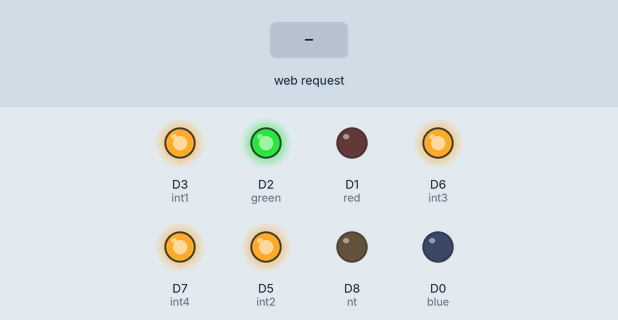
A sketch run on a simulated ESP8266 (NodeMCU). On the bench: output pins drawn as LEDs (lit = HIGH). The inputs (shaded band) are chosen by the test bench. WiFi joins after 1.5 s; servers stay silent unless stated; what the sketch prints to the serial monitor is not drawn.

Above: at 2.7 s.
2.8 s: HTTP request GET /Relay1On received
At 3.5 s:
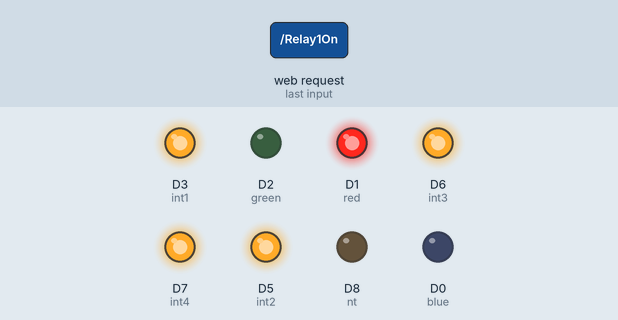
5.8 s: HTTP request GET /Relay1Off received
At 7.0 s:
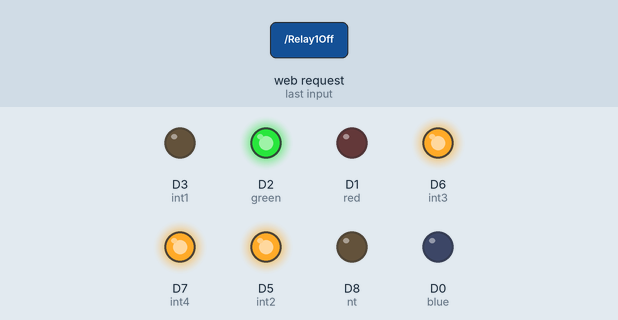
8.8 s: HTTP request GET /Relay2On received
At 10.5 s:
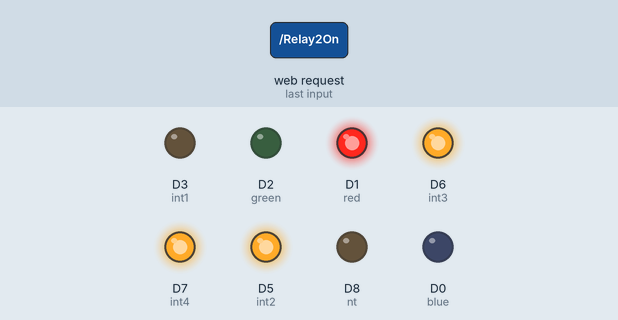
11.8 s: HTTP request GET /Relay2Off received
At 12.8 s:
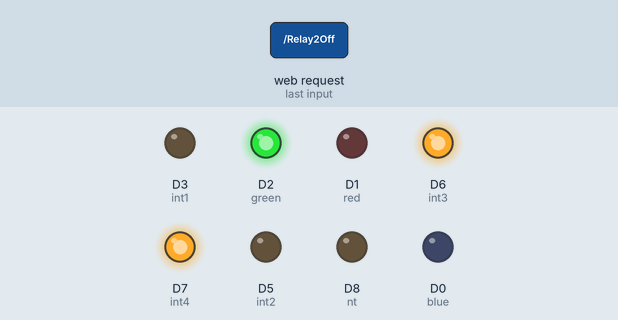
14.8 s: HTTP request GET /Relay3Off received
At 16.3 s:
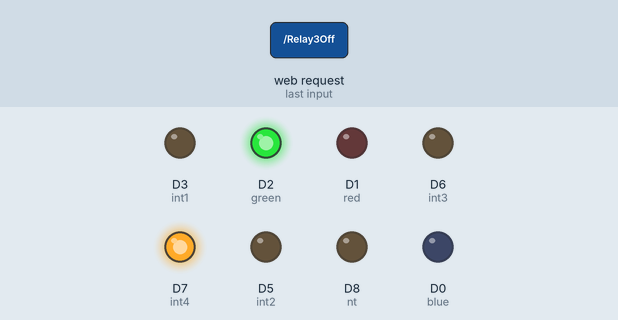
17.8 s: HTTP request GET /Relay3On received
At 18.6 s:
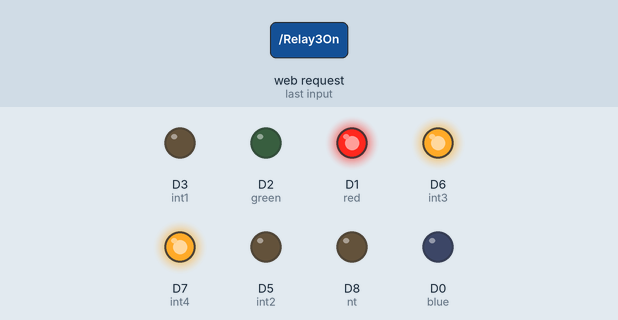
Timing chart, 0 to 21.6 s (numbered marks = the images above; inputs shaded):
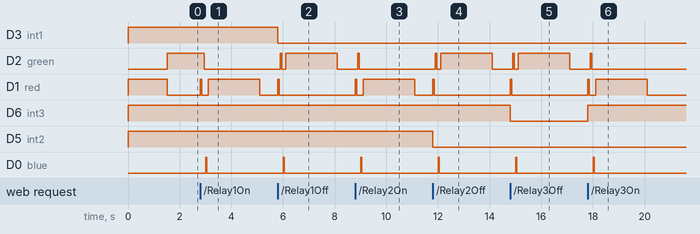

The sketch:

My_Iot_Roughter.ino
```cpp
#include <ESP8266WiFi.h>

const char* ssid = "******"; // SSID i.e. Service Set Identifier is the name of your WIFI
const char* password = "*******"; // Your Wifi password, in case you have open network comment the whole statement.
#define blue D0  //embeded led(Data + power)
#define red D1
#define green D2
// relay pin are as
#define int1 D3
#define int2 D5
#define int3 D6
#define int4 D7
#define nt D8   //music key

int n=0;
WiFiServer server(80); // Creates a server that listens for incoming connections on the specified port, here in this case port is 80.

void setup() {
  Serial.begin(115200);
  delay(10);
  pinMode(blue, OUTPUT);  // Night light
  pinMode(red, OUTPUT);
  pinMode(green, OUTPUT);
  pinMode(nt, OUTPUT);
                          //initialising the board pin
  digitalWrite(blue,LOW);
  digitalWrite(green,LOW);
  digitalWrite(red,LOW);
                        //defining the relay pin
  pinMode(int1, OUTPUT);
  pinMode(int2, OUTPUT);
  pinMode(int3, OUTPUT);
  pinMode(int4, OUTPUT);

  digitalWrite(int1,HIGH);
  digitalWrite(int2,HIGH);
  digitalWrite(int3,HIGH);
  digitalWrite(int4,HIGH);


  // Connect to WiFi network
  Serial.println();
  Serial.println();
  Serial.print("Connecting to ");
  Serial.println(ssid);

  WiFi.begin(ssid, password);

  while (WiFi.status() != WL_CONNECTED) {
    digitalWrite(red,HIGH);
    digitalWrite(green,LOW);
    delay(500);
    Serial.print(".");
  }
  digitalWrite(red,LOW);
  digitalWrite(green,HIGH);
  Serial.println("");
  Serial.println("WiFi connected");

  // Start the server
  server.begin();

  Serial.println("Server started");

  // Print the IP address
  Serial.print("Use this URL to connect: ");
  Serial.print("http://");
  Serial.print(WiFi.localIP()); //Gets the WiFi shield's IP address and Print the IP address of serial monitor
  Serial.println("/");

}

void loop() {
  // Check if a client has connected
  WiFiClient client = server.available();
  if (!client) {

    return;
  }

  // Wait until the client sends some data
  Serial.println("new client");
  while(!client.available()){
    delay(1);
  }

  // Read the first line of the request
  String request = client.readStringUntil('\r');
  Serial.println(request);
  client.flush();

  // Match the request


  if (request.indexOf("/Relay1On") != -1)  {
    digitalWrite(int1,HIGH);
    delay(1);
    light();
    }
  if (request.indexOf("/Relay1Off") != -1)  {
    digitalWrite(int1, LOW);
    delay(1);
    lightOFF();
  }


  if (request.indexOf("/Relay2On") != -1)  {
    digitalWrite(int2, HIGH);
    delay(1);
    light();

  }
  if (request.indexOf("/Relay2Off") != -1)  {
    digitalWrite(int2, LOW);
    delay(1);
    lightOFF();
  }


  if (request.indexOf("/Relay3Off") != -1)  {
    digitalWrite(int3,LOW);
    delay(1);
    lightOFF();
  }
  if (request.indexOf("/Relay3On") != -1)  {
    digitalWrite(int3, HIGH);
    delay(1);
    light();
  }

  if (request.indexOf("/Relay4Off") != -1)  {
    digitalWrite(int4,LOW);
    delay(1);
    lightOFF();
  }
  if (request.indexOf("/Relay4On") != -1)  {
    digitalWrite(int4, HIGH);

      delay(1);
      light();
  }
  if (request.indexOf("/blue") != -1)  {
    digitalWrite(blue, HIGH);


      delay(1);
  }
  if (request.indexOf("/green") != -1)  {
    digitalWrite(green, HIGH);


      delay(1);
  }
  if (request.indexOf("/red") != -1)  {
    digitalWrite(red, HIGH);


      delay(1);
  }

  if (request.indexOf("/test") != -1)  {
    light();
    delay(1);
  }
  if (request.indexOf("/nlon") != -1)  {

    if(n==0){
      digitalWrite(nt, LOW);
      light();
      n=1;
    }
    else
    {
      digitalWrite(nt, HIGH);
      lightOFF();
      n=0;
    }
    delay(1);
  }

  }

void lightOFF()
{
      digitalWrite(red,HIGH);
      delay(50);
      digitalWrite(red,LOW);
      delay(50);
      digitalWrite(green,HIGH);
      delay(50);
      digitalWrite(green,LOW);
      delay(50);
      digitalWrite(blue,HIGH);
      delay(50);
      digitalWrite(blue,LOW);
      delay(50);
      digitalWrite(green,HIGH);
      delay(2000);
      digitalWrite(green,LOW);

}

void light()
{
      digitalWrite(red,HIGH);
      delay(50);
      digitalWrite(red,LOW);
      delay(50);
      digitalWrite(green,HIGH);
      delay(50);
      digitalWrite(green,LOW);
      delay(50);
      digitalWrite(blue,HIGH);
      delay(50);
      digitalWrite(blue,LOW);
      delay(50);
      digitalWrite(red,HIGH);
      delay(2000);
      digitalWrite(red,LOW);
}
```

Measured:
- after the input at 2.8 s, D2 (green): HIGH → LOW after 0.15 s; D1 (red): LOW → HIGH at once, → LOW 0.05 s later, → HIGH 0.25 s later, → LOW 2.0 s later; D0 (blue): LOW → HIGH after 0.20 s, → LOW 0.05 s later
- after the input at 5.8 s, D3 (int1): HIGH → LOW at once; D2 (green): LOW → HIGH after 0.10 s, → LOW 0.05 s later, → HIGH 0.15 s later, → LOW 2.0 s later; D1 (red): LOW → HIGH at once, → LOW 0.05 s later; D0 (blue): LOW → HIGH after 0.20 s, → LOW 0.05 s later
- after the input at 8.8 s, D2 (green): LOW → HIGH after 0.10 s, → LOW 0.05 s later; D1 (red): LOW → HIGH at once, → LOW 0.05 s later, → HIGH 0.25 s later, → LOW 2.0 s later; D0 (blue): LOW → HIGH after 0.20 s, → LOW 0.05 s later
- after the input at 11.8 s, D2 (green): LOW → HIGH after 0.10 s, → LOW 0.05 s later, → HIGH 0.15 s later, → LOW 2.0 s later; D1 (red): LOW → HIGH at once, → LOW 0.05 s later; D5 (int2): HIGH → LOW at once; D0 (blue): LOW → HIGH after 0.20 s, → LOW 0.05 s later
- after the input at 14.8 s, D2 (green): LOW → HIGH after 0.10 s, → LOW 0.05 s later, → HIGH 0.15 s later, → LOW 2.0 s later; D1 (red): LOW → HIGH at once, → LOW 0.05 s later; D6 (int3): HIGH → LOW at once; D0 (blue): LOW → HIGH after 0.20 s, → LOW 0.05 s later
- after the input at 17.8 s, D2 (green): LOW → HIGH after 0.10 s, → LOW 0.05 s later; D1 (red): LOW → HIGH at once, → LOW 0.05 s later, → HIGH 0.25 s later, → LOW 2.0 s later; D6 (int3): LOW → HIGH at once; D0 (blue): LOW → HIGH after 0.20 s, → LOW 0.05 s later
